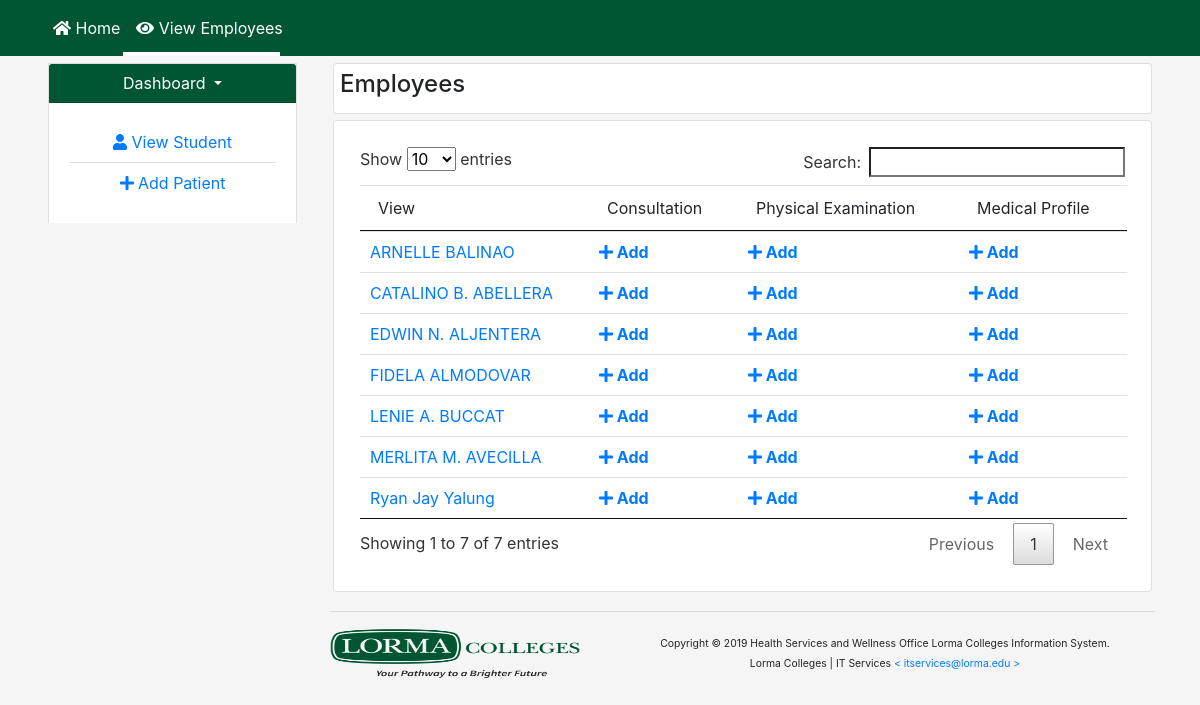
Screenshot of /modules/view_employee_patient.php (signed in) with the database file from the repository.
### tables this page shows
CREATE TABLE `patient_pd_tbl` (
  `id` int(11) NOT NULL AUTO_INCREMENT,
  `firstname` varchar(50) DEFAULT '0',
  `lastname` varchar(50) DEFAULT '0',
  `patient_number` bigint(20) DEFAULT '0',
  `gender` varchar(50) DEFAULT '0',
  `patient_address` varchar(50) DEFAULT '0',
  `contact_person` varchar(50) DEFAULT '0',
  `person_contact_emergency_number` bigint(20) DEFAULT '0',
  `status` varchar(50) DEFAULT NULL,
  `department` varchar(50) DEFAULT '0',
  `age` int(11) DEFAULT '0',
  `position` varchar(50) DEFAULT '0',
  `civil_status` varchar(50) DEFAULT '0',
  `blood_type` varchar(50) DEFAULT '0',
  PRIMARY KEY (`id`)
);

### modules/view_employee_patient.php (the view, shortened to what this page needs)
<?php
include '../header-include.php';
include '../includes/db.php';
?>
<nav class="navbar navbar-expand-lg navbar-light bg-light navbar-style fixed-top">
  <div class="container">
      <ul class="navbar-nav">
        <li class="nav-item">
          <a class="nav-link" href="../index.php"><i class="fas fa-home"></i> Home</a>
        </li>
        <li class="nav-item active">
          <a class="nav-link" href="view_employee_patient.php"><i class="fas fa-eye"></i> View Employees</a>
        </li>
      </ul>
  </div>
</nav>
	<div class="container">
		<div class="row">
			<div class="col-md-3">
				<div class="accordion" id="patient_accordion">
				  <div class="card card-side-panel">
				    <div class="card-header card-header-side-panel" id="headingOne">
				      <h5 class="mb-0">
				        <button class="btn btn-link dropdown-toggle" type="button" data-toggle="collapse" data-target="#collapseOne" aria-expanded="false" aria-controls="collapseOne">
				          Dashboard
				        </button>
				      </h5>
				    </div>
				    <div id="collapseOne" class="collapse show" aria-labelledby="headingOne" data-parent="#patient_accordion">
				      <div style="text-align: center;" class="card-body">
				         <ul class="list-group list-group-flush">
							<li class="list-group-item">
								<a class="nav-link" href="view_student_patient.php"><i class="fas fa-user"></i> View Student</a>
							</li>
							<li class="list-group-item">
					    		<a class="nav-link" href="add_patient.php"><i class="fas fa-plus" aria-hidden="true"></i>  Add Patient</a>
					    	</li>
				 		 </ul>
				      </div>
				    </div>
				  </div>
				</div>
	 		</div>
			<div class="col-md-9">
			<div class="row">
				<div class="col-md-12">
					<div class="card card-body-margins">
						<div class="card-body card-body-header">
							<h4>Employees</h4>
						</div>
					</div>
				</div>
			</div>
			<?php
			$query = "SELECT * FROM patient_pd_tbl WHERE position ='Employee' ORDER BY id DESC";
			$result = mysqli_query($conn, $query);
			?>
			<div>
				<div class="card card-body-header">
					<div class="card-body">
						<div class="row">
					<div class="col-md-12">
						<table id="employee_data" class="table table-hover">
							<thead>
								<tr>
									<td>View</td>
									<td>Consultation</td>
									<td>Physical Examination</td>
									<td>Medical Profile</td>
								</tr>
							</thead>
					<?php while($row = mysqli_fetch_array($result)) { ?>
							<tr>
								<td><a href="../modules/sidebar_view_patient_profile.php?id=<?php echo $row['id']; ?>"><?php echo $row["firstname"]. " " . $row["lastname"]; ?></a></td>
								<th><a href="../modules/add_consultation_patient.php?id=<?php echo $row['id']; ?>"><i class="fas fa-plus"></i> Add</a></th>
								<th><a href="../modules/add_physical_examination_patient.php?id=<?php echo $row['id']; ?>"><i class="fas fa-plus"></i> Add</a></th>
								<th><a href="../modules/emp_medical_profile.php?id=<?php echo $row['id']; ?>"><i class="fas fa-plus"></i> Add</a></th>
							</tr>
					<?php
					}
					 ?>
						</table>
					</div>
				</div>
					</div>
				</div>
			</div>
		</div>
		</div>
	</div>
	 <?php
	 include '../includes/footer.php';
	  ?>

### assets/css/all.css (style rules this page uses)
.fa-eye:before { content: "\f06e"; }
.fa-home:before { content: "\f015"; }
.fa-plus:before { content: "\f067"; }
.fa-user:before { content: "\f007"; }

### assets/css/styles.css (style rules this page uses)
body { margin: 0 auto; background: #f5f5f5; }
.card-header-side-panel button { color: #fff !important; }
.card-body-header { padding: 6px !important; }
.card { margin: 3px !important; }
.card-header { padding: 0px !important; text-align: center !important; background: #005533; color: #fff; }
.list-group-item { padding: 0px !important; }

### modules/view_employee_patient.php (style rules this page uses)
.navbar-style { background-color: #005533 !important; }
.navbar-style a { color: #fff !important; }

### rows the page displays
patient_pd_tbl: firstname "Ryan Jay", lastname "Yalung"
patient_pd_tbl: firstname "MERLITA M.", lastname "AVECILLA"
patient_pd_tbl: firstname "FIDELA", lastname "ALMODOVAR"
patient_pd_tbl: firstname "CATALINO B.", lastname "ABELLERA"
patient_pd_tbl: firstname "LENIE A.", lastname "BUCCAT"
patient_pd_tbl: firstname "EDWIN N.", lastname "ALJENTERA"
patient_pd_tbl: firstname "ARNELLE", lastname "BALINAO"
